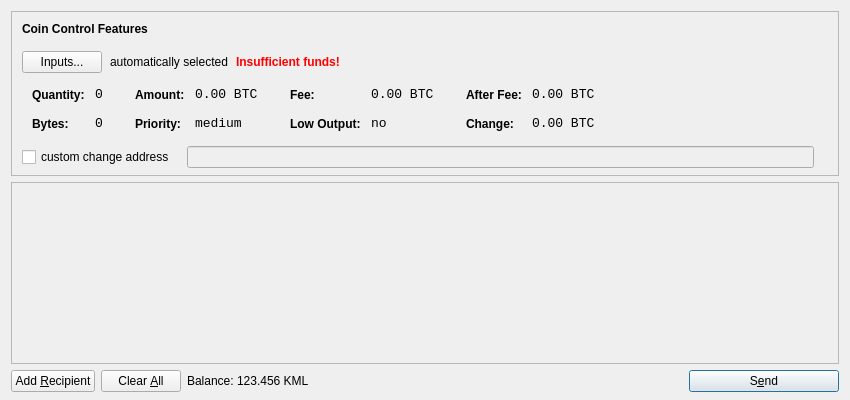
<?xml version="1.0" encoding="UTF-8"?>
<ui version="4.0">
 <class>SendCoinsDialog</class>
 <widget class="QDialog" name="SendCoinsDialog">
  <property name="geometry">
   <rect>
    <x>0</x>
    <y>0</y>
    <width>850</width>
    <height>400</height>
   </rect>
  </property>
  <property name="windowTitle">
   <string>Send Coins</string>
  </property>
  <layout class="QVBoxLayout" name="verticalLayout" stretch="0,1,0">
   <property name="bottomMargin">
    <number>8</number>
   </property>
   <item>
    <widget class="QFrame" name="frameCoinControl">
     <property name="sizePolicy">
      <sizepolicy hsizetype="Expanding" vsizetype="Expanding">
       <horstretch>0</horstretch>
       <verstretch>0</verstretch>
      </sizepolicy>
     </property>
     <property name="maximumSize">
      <size>
       <width>16777215</width>
       <height>16777215</height>
      </size>
     </property>
     <property name="frameShape">
      <enum>QFrame::StyledPanel</enum>
     </property>
     <property name="frameShadow">
      <enum>QFrame::Sunken</enum>
     </property>
     <layout class="QVBoxLayout" name="verticalLayoutCoinControl2">
      <property name="spacing">
       <number>-1</number>
      </property>
      <property name="leftMargin">
       <number>0</number>
      </property>
      <property name="topMargin">
       <number>0</number>
      </property>
      <property name="rightMargin">
       <number>0</number>
      </property>
      <property name="bottomMargin">
       <number>6</number>
      </property>
      <item>
       <layout class="QVBoxLayout" name="verticalLayoutCoinControl" stretch="0,0,0,0,1">
        <property name="spacing">
         <number>0</number>
        </property>
        <property name="leftMargin">
         <number>10</number>
        </property>
        <property name="topMargin">
         <number>10</number>
        </property>
        <item>
         <layout class="QHBoxLayout" name="horizontalLayoutCoinControl1">
          <property name="bottomMargin">
           <number>15</number>
          </property>
          <item>
           <widget class="QLabel" name="labelCoinControlFeatures">
            <property name="sizePolicy">
             <sizepolicy hsizetype="Preferred" vsizetype="Maximum">
              <horstretch>0</horstretch>
              <verstretch>0</verstretch>
             </sizepolicy>
            </property>
            <property name="font">
             <font>
              <weight>75</weight>
              <bold>true</bold>
             </font>
            </property>
            <property name="styleSheet">
             <string notr="true">font-weight:bold;</string>
            </property>
            <property name="text">
             <string>Coin Control Features</string>
            </property>
           </widget>
          </item>
         </layout>
        </item>
        <item>
         <layout class="QHBoxLayout" name="horizontalLayoutCoinControl2" stretch="0,0,0,0">
          <property name="spacing">
           <number>8</number>
          </property>
          <property name="bottomMargin">
           <number>10</number>
          </property>
          <item>
           <widget class="QPushButton" name="pushButtonCoinControl">
            <property name="styleSheet">
             <string notr="true"/>
            </property>
            <property name="text">
             <string>Inputs...</string>
            </property>
           </widget>
          </item>
          <item>
           <widget class="QLabel" name="labelCoinControlAutomaticallySelected">
            <property name="text">
             <string>automatically selected</string>
            </property>
            <property name="margin">
             <number>5</number>
            </property>
           </widget>
          </item>
          <item>
           <widget class="QLabel" name="labelCoinControlInsuffFunds">
            <property name="font">
             <font>
              <weight>75</weight>
              <bold>true</bold>
             </font>
            </property>
            <property name="styleSheet">
             <string notr="true">color:red;font-weight:bold;</string>
            </property>
            <property name="text">
             <string>Insufficient funds!</string>
            </property>
            <property name="margin">
             <number>5</number>
            </property>
           </widget>
          </item>
          <item>
           <spacer name="horizontalSpacerCoinControl">
            <property name="orientation">
             <enum>Qt::Horizontal</enum>
            </property>
            <property name="sizeHint" stdset="0">
             <size>
              <width>40</width>
              <height>1</height>
             </size>
            </property>
           </spacer>
          </item>
         </layout>
        </item>
        <item>
         <widget class="QWidget" name="widgetCoinControl" native="true">
          <property name="sizePolicy">
           <sizepolicy hsizetype="Preferred" vsizetype="Preferred">
            <horstretch>0</horstretch>
            <verstretch>0</verstretch>
           </sizepolicy>
          </property>
          <property name="minimumSize">
           <size>
            <width>0</width>
            <height>0</height>
           </size>
          </property>
          <property name="styleSheet">
           <string notr="true"/>
          </property>
          <layout class="QHBoxLayout" name="horizontalLayoutCoinControl5">
           <property name="margin">
            <number>0</number>
           </property>
           <item>
            <layout class="QHBoxLayout" name="horizontalLayoutCoinControl3" stretch="0,0,0,1">
             <property name="spacing">
              <number>20</number>
             </property>
             <property name="topMargin">
              <number>0</number>
             </property>
             <property name="bottomMargin">
              <number>10</number>
             </property>
             <item>
              <layout class="QFormLayout" name="formLayoutCoinControl1">
               <property name="horizontalSpacing">
                <number>10</number>
               </property>
               <property name="verticalSpacing">
                <number>14</number>
               </property>
               <property name="leftMargin">
                <number>10</number>
               </property>
               <property name="topMargin">
                <number>4</number>
               </property>
               <property name="rightMargin">
                <number>6</number>
               </property>
               <item row="0" column="0">
                <widget class="QLabel" name="labelCoinControlQuantityText">
                 <property name="styleSheet">
                  <string notr="true">font-weight:bold;</string>
                 </property>
                 <property name="text">
                  <string>Quantity:</string>
                 </property>
                 <property name="margin">
                  <number>0</number>
                 </property>
                </widget>
               </item>
               <item row="0" column="1">
                <widget class="QLabel" name="labelCoinControlQuantity">
                 <property name="font">
                  <font>
                   <family>Monospace</family>
                   <pointsize>10</pointsize>
                  </font>
                 </property>
                 <property name="cursor">
                  <cursorShape>IBeamCursor</cursorShape>
                 </property>
                 <property name="contextMenuPolicy">
                  <enum>Qt::ActionsContextMenu</enum>
                 </property>
                 <property name="text">
                  <string notr="true">0</string>
                 </property>
                 <property name="margin">
                  <number>0</number>
                 </property>
                 <property name="textInteractionFlags">
                  <set>Qt::LinksAccessibleByMouse|Qt::TextSelectableByKeyboard|Qt::TextSelectableByMouse</set>
                 </property>
                </widget>
               </item>
               <item row="1" column="0">
                <widget class="QLabel" name="labelCoinControlBytesText">
                 <property name="styleSheet">
                  <string notr="true">font-weight:bold;</string>
                 </property>
                 <property name="text">
                  <string>Bytes:</string>
                 </property>
                </widget>
               </item>
               <item row="1" column="1">
                <widget class="QLabel" name="labelCoinControlBytes">
                 <property name="font">
                  <font>
                   <family>Monospace</family>
                   <pointsize>10</pointsize>
                  </font>
                 </property>
                 <property name="cursor">
                  <cursorShape>IBeamCursor</cursorShape>
                 </property>
                 <property name="contextMenuPolicy">
                  <enum>Qt::ActionsContextMenu</enum>
                 </property>
                 <property name="text">
                  <string notr="true">0</string>
                 </property>
                 <property name="textInteractionFlags">
                  <set>Qt::LinksAccessibleByMouse|Qt::TextSelectableByKeyboard|Qt::TextSelectableByMouse</set>
                 </property>
                </widget>
               </item>
              </layout>
             </item>
             <item>
              <layout class="QFormLayout" name="formLayoutCoinControl2">
               <property name="horizontalSpacing">
                <number>10</number>
               </property>
               <property name="verticalSpacing">
                <number>14</number>
               </property>
               <property name="leftMargin">
                <number>6</number>
               </property>
               <property name="topMargin">
                <number>4</number>
               </property>
               <property name="rightMargin">
                <number>6</number>
               </property>
               <item row="0" column="0">
                <widget class="QLabel" name="labelCoinControlAmountText">
                 <property name="styleSheet">
                  <string notr="true">font-weight:bold;</string>
                 </property>
                 <property name="text">
                  <string>Amount:</string>
                 </property>
                 <property name="margin">
                  <number>0</number>
                 </property>
                </widget>
               </item>
               <item row="0" column="1">
                <widget class="QLabel" name="labelCoinControlAmount">
                 <property name="font">
                  <font>
                   <family>Monospace</family>
                   <pointsize>10</pointsize>
                  </font>
                 </property>
                 <property name="cursor">
                  <cursorShape>IBeamCursor</cursorShape>
                 </property>
                 <property name="contextMenuPolicy">
                  <enum>Qt::ActionsContextMenu</enum>
                 </property>
                 <property name="text">
                  <string notr="true">0.00 BTC</string>
                 </property>
                 <property name="textInteractionFlags">
                  <set>Qt::LinksAccessibleByMouse|Qt::TextSelectableByKeyboard|Qt::TextSelectableByMouse</set>
                 </property>
                </widget>
               </item>
               <item row="1" column="0">
                <widget class="QLabel" name="labelCoinControlPriorityText">
                 <property name="styleSheet">
                  <string notr="true">font-weight:bold;</string>
                 </property>
                 <property name="text">
                  <string>Priority:</string>
                 </property>
                </widget>
               </item>
               <item row="1" column="1">
                <widget class="QLabel" name="labelCoinControlPriority">
                 <property name="font">
                  <font>
                   <family>Monospace</family>
                   <pointsize>10</pointsize>
                  </font>
                 </property>
                 <property name="cursor">
                  <cursorShape>IBeamCursor</cursorShape>
                 </property>
                 <property name="contextMenuPolicy">
                  <enum>Qt::ActionsContextMenu</enum>
                 </property>
                 <property name="text">
                  <string>medium</string>
                 </property>
                 <property name="textInteractionFlags">
                  <set>Qt::LinksAccessibleByMouse|Qt::TextSelectableByKeyboard|Qt::TextSelectableByMouse</set>
                 </property>
                </widget>
               </item>
              </layout>
             </item>
             <item>
              <layout class="QFormLayout" name="formLayoutCoinControl3">
               <property name="horizontalSpacing">
                <number>10</number>
               </property>
               <property name="verticalSpacing">
                <number>14</number>
               </property>
               <property name="leftMargin">
                <number>6</number>
               </property>
               <property name="topMargin">
                <number>4</number>
               </property>
               <property name="rightMargin">
                <number>6</number>
               </property>
               <item row="0" column="0">
                <widget class="QLabel" name="labelCoinControlFeeText">
                 <property name="styleSheet">
                  <string notr="true">font-weight:bold;</string>
                 </property>
                 <property name="text">
                  <string>Fee:</string>
                 </property>
                 <property name="margin">
                  <number>0</number>
                 </property>
                </widget>
               </item>
               <item row="0" column="1">
                <widget class="QLabel" name="labelCoinControlFee">
                 <property name="font">
                  <font>
                   <family>Monospace</family>
                   <pointsize>10</pointsize>
                  </font>
                 </property>
                 <property name="cursor">
                  <cursorShape>IBeamCursor</cursorShape>
                 </property>
                 <property name="contextMenuPolicy">
                  <enum>Qt::ActionsContextMenu</enum>
                 </property>
                 <property name="text">
                  <string notr="true">0.00 BTC</string>
                 </property>
                 <property name="textInteractionFlags">
                  <set>Qt::LinksAccessibleByMouse|Qt::TextSelectableByKeyboard|Qt::TextSelectableByMouse</set>
                 </property>
                </widget>
               </item>
               <item row="1" column="0">
                <widget class="QLabel" name="labelCoinControlLowOutputText">
                 <property name="styleSheet">
                  <string notr="true">font-weight:bold;</string>
                 </property>
                 <property name="text">
                  <string>Low Output:</string>
                 </property>
                </widget>
               </item>
               <item row="1" column="1">
                <widget class="QLabel" name="labelCoinControlLowOutput">
                 <property name="font">
                  <font>
                   <family>Monospace</family>
                   <pointsize>10</pointsize>
                  </font>
                 </property>
                 <property name="cursor">
                  <cursorShape>IBeamCursor</cursorShape>
                 </property>
                 <property name="contextMenuPolicy">
                  <enum>Qt::ActionsContextMenu</enum>
                 </property>
                 <property name="text">
                  <string>no</string>
                 </property>
                 <property name="textInteractionFlags">
                  <set>Qt::LinksAccessibleByMouse|Qt::TextSelectableByKeyboard|Qt::TextSelectableByMouse</set>
                 </property>
                </widget>
               </item>
              </layout>
             </item>
             <item>
              <layout class="QFormLayout" name="formLayoutCoinControl4">
               <property name="horizontalSpacing">
                <number>10</number>
               </property>
               <property name="verticalSpacing">
                <number>14</number>
               </property>
               <property name="leftMargin">
                <number>6</number>
               </property>
               <property name="topMargin">
                <number>4</number>
               </property>
               <property name="rightMargin">
                <number>6</number>
               </property>
               <item row="0" column="0">
                <widget class="QLabel" name="labelCoinControlAfterFeeText">
                 <property name="styleSheet">
                  <string notr="true">font-weight:bold;</string>
                 </property>
                 <property name="text">
                  <string>After Fee:</string>
                 </property>
                 <property name="margin">
                  <number>0</number>
                 </property>
                </widget>
               </item>
               <item row="0" column="1">
                <widget class="QLabel" name="labelCoinControlAfterFee">
                 <property name="font">
                  <font>
                   <family>Monospace</family>
                   <pointsize>10</pointsize>
                  </font>
                 </property>
                 <property name="cursor">
                  <cursorShape>IBeamCursor</cursorShape>
                 </property>
                 <property name="contextMenuPolicy">
                  <enum>Qt::ActionsContextMenu</enum>
                 </property>
                 <property name="text">
                  <string notr="true">0.00 BTC</string>
                 </property>
                 <property name="textInteractionFlags">
                  <set>Qt::LinksAccessibleByMouse|Qt::TextSelectableByKeyboard|Qt::TextSelectableByMouse</set>
                 </property>
                </widget>
               </item>
               <item row="1" column="0">
                <widget class="QLabel" name="labelCoinControlChangeText">
                 <property name="styleSheet">
                  <string notr="true">font-weight:bold;</string>
                 </property>
                 <property name="text">
                  <string>Change:</string>
                 </property>
                </widget>
               </item>
               <item row="1" column="1">
                <widget class="QLabel" name="labelCoinControlChange">
                 <property name="font">
                  <font>
                   <family>Monospace</family>
                   <pointsize>10</pointsize>
                  </font>
                 </property>
                 <property name="cursor">
                  <cursorShape>IBeamCursor</cursorShape>
                 </property>
                 <property name="contextMenuPolicy">
                  <enum>Qt::ActionsContextMenu</enum>
                 </property>
                 <property name="text">
                  <string notr="true">0.00 BTC</string>
                 </property>
                 <property name="textInteractionFlags">
                  <set>Qt::LinksAccessibleByMouse|Qt::TextSelectableByKeyboard|Qt::TextSelectableByMouse</set>
                 </property>
                </widget>
               </item>
              </layout>
             </item>
            </layout>
           </item>
          </layout>
         </widget>
        </item>
        <item>
         <layout class="QHBoxLayout" name="horizontalLayoutCoinControl4" stretch="0,0,0">
          <property name="spacing">
           <number>12</number>
          </property>
          <property name="sizeConstraint">
           <enum>QLayout::SetDefaultConstraint</enum>
          </property>
          <property name="topMargin">
           <number>5</number>
          </property>
          <property name="rightMargin">
           <number>5</number>
          </property>
          <item>
           <widget class="QCheckBox" name="checkBoxCoinControlChange">
            <property name="text">
             <string>custom change address</string>
            </property>
           </widget>
          </item>
          <item>
           <widget class="QLineEdit" name="lineEditCoinControlChange">
            <property name="enabled">
             <bool>false</bool>
            </property>
            <property name="sizePolicy">
             <sizepolicy hsizetype="Expanding" vsizetype="Fixed">
              <horstretch>0</horstretch>
              <verstretch>0</verstretch>
             </sizepolicy>
            </property>
           </widget>
          </item>
          <item>
           <widget class="QLabel" name="labelCoinControlChangeLabel">
            <property name="sizePolicy">
             <sizepolicy hsizetype="Preferred" vsizetype="Expanding">
              <horstretch>0</horstretch>
              <verstretch>0</verstretch>
             </sizepolicy>
            </property>
            <property name="minimumSize">
             <size>
              <width>0</width>
              <height>0</height>
             </size>
            </property>
            <property name="text">
             <string/>
            </property>
            <property name="margin">
             <number>3</number>
            </property>
           </widget>
          </item>
         </layout>
        </item>
        <item>
         <spacer name="verticalSpacerCoinControl">
          <property name="orientation">
           <enum>Qt::Vertical</enum>
          </property>
          <property name="sizeHint" stdset="0">
           <size>
            <width>800</width>
            <height>1</height>
           </size>
          </property>
         </spacer>
        </item>
       </layout>
      </item>
     </layout>
    </widget>
   </item>
   <item>
    <widget class="QScrollArea" name="scrollArea">
     <property name="widgetResizable">
      <bool>true</bool>
     </property>
     <widget class="QWidget" name="scrollAreaWidgetContents">
      <property name="geometry">
       <rect>
        <x>0</x>
        <y>0</y>
        <width>830</width>
        <height>165</height>
       </rect>
      </property>
      <layout class="QVBoxLayout" name="verticalLayout_2">
       <property name="margin">
        <number>0</number>
       </property>
       <item>
        <layout class="QVBoxLayout" name="entries">
         <property name="spacing">
          <number>6</number>
         </property>
        </layout>
       </item>
       <item>
        <spacer name="verticalSpacer">
         <property name="orientation">
          <enum>Qt::Vertical</enum>
         </property>
         <property name="sizeHint" stdset="0">
          <size>
           <width>20</width>
           <height>40</height>
          </size>
         </property>
        </spacer>
       </item>
      </layout>
     </widget>
    </widget>
   </item>
   <item>
    <layout class="QHBoxLayout" name="horizontalLayout">
     <item>
      <widget class="QPushButton" name="addButton">
       <property name="toolTip">
        <string>Send to multiple recipients at once</string>
       </property>
       <property name="text">
        <string>Add &amp;Recipient</string>
       </property>
       <property name="icon">
        <iconset resource="../bitcoin.qrc">
         <normaloff>:/icons/add</normaloff>:/icons/add</iconset>
       </property>
       <property name="autoDefault">
        <bool>false</bool>
       </property>
      </widget>
     </item>
     <item>
      <widget class="QPushButton" name="clearButton">
       <property name="sizePolicy">
        <sizepolicy hsizetype="Minimum" vsizetype="Fixed">
         <horstretch>0</horstretch>
         <verstretch>0</verstretch>
        </sizepolicy>
       </property>
       <property name="toolTip">
        <string>Remove all transaction fields</string>
       </property>
       <property name="text">
        <string>Clear &amp;All</string>
       </property>
       <property name="icon">
        <iconset resource="../bitcoin.qrc">
         <normaloff>:/icons/remove</normaloff>:/icons/remove</iconset>
       </property>
       <property name="autoRepeatDelay">
        <number>300</number>
       </property>
       <property name="autoDefault">
        <bool>false</bool>
       </property>
      </widget>
     </item>
     <item>
      <layout class="QHBoxLayout" name="horizontalLayout_2">
       <property name="spacing">
        <number>3</number>
       </property>
       <item>
        <widget class="QLabel" name="label">
         <property name="text">
          <string>Balance:</string>
         </property>
        </widget>
       </item>
       <item>
        <widget class="QLabel" name="labelBalance">
         <property name="cursor">
          <cursorShape>IBeamCursor</cursorShape>
         </property>
         <property name="text">
          <string>123.456 KML</string>
         </property>
         <property name="textInteractionFlags">
          <set>Qt::LinksAccessibleByMouse|Qt::TextSelectableByKeyboard|Qt::TextSelectableByMouse</set>
         </property>
        </widget>
       </item>
      </layout>
     </item>
     <item>
      <spacer name="horizontalSpacer">
       <property name="orientation">
        <enum>Qt::Horizontal</enum>
       </property>
       <property name="sizeHint" stdset="0">
        <size>
         <width>40</width>
         <height>20</height>
        </size>
       </property>
      </spacer>
     </item>
     <item>
      <widget class="QPushButton" name="sendButton">
       <property name="minimumSize">
        <size>
         <width>150</width>
         <height>0</height>
        </size>
       </property>
       <property name="toolTip">
        <string>Confirm the send action</string>
       </property>
       <property name="text">
        <string>S&amp;end</string>
       </property>
       <property name="icon">
        <iconset resource="../bitcoin.qrc">
         <normaloff>:/icons/send</normaloff>:/icons/send</iconset>
       </property>
       <property name="default">
        <bool>true</bool>
       </property>
      </widget>
     </item>
    </layout>
   </item>
  </layout>
 </widget>
 <resources>
  <include location="../bitcoin.qrc"/>
 </resources>
 <connections/>
</ui>
